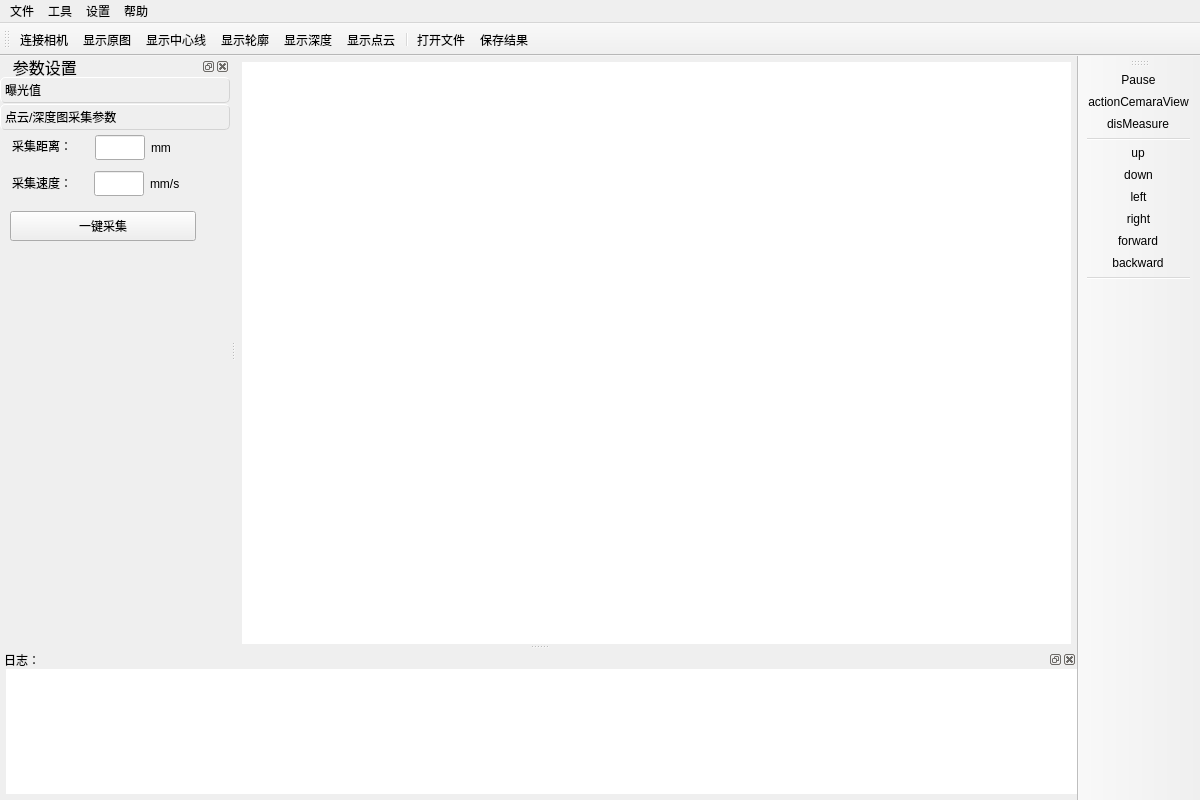
<?xml version="1.0" encoding="UTF-8"?>
<ui version="4.0">
 <class>MainWindow</class>
 <widget class="QMainWindow" name="MainWindow">
  <property name="geometry">
   <rect>
    <x>0</x>
    <y>0</y>
    <width>1200</width>
    <height>800</height>
   </rect>
  </property>
  <property name="minimumSize">
   <size>
    <width>1200</width>
    <height>800</height>
   </size>
  </property>
  <property name="baseSize">
   <size>
    <width>1280</width>
    <height>720</height>
   </size>
  </property>
  <property name="windowTitle">
   <string>MainWindow</string>
  </property>
  <widget class="QWidget" name="centralwidget">
   <layout class="QGridLayout" name="gridLayout_5">
    <property name="leftMargin">
     <number>6</number>
    </property>
    <property name="topMargin">
     <number>6</number>
    </property>
    <property name="rightMargin">
     <number>6</number>
    </property>
    <property name="bottomMargin">
     <number>0</number>
    </property>
    <item row="0" column="0">
     <widget class="QStackedWidget" name="stackedWidget">
      <property name="frameShape">
       <enum>QFrame::NoFrame</enum>
      </property>
      <property name="currentIndex">
       <number>2</number>
      </property>
      <widget class="QWidget" name="page_0_imgshow">
       <property name="styleSheet">
        <string notr="true">background-color: rgb(255, 255, 255);</string>
       </property>
       <layout class="QGridLayout" name="gridLayout">
        <property name="leftMargin">
         <number>0</number>
        </property>
        <property name="topMargin">
         <number>0</number>
        </property>
        <property name="rightMargin">
         <number>0</number>
        </property>
        <property name="bottomMargin">
         <number>0</number>
        </property>
        <item row="0" column="0">
         <widget class="LabelImageViewer" name="imgShow">
          <property name="sizePolicy">
           <sizepolicy hsizetype="Ignored" vsizetype="Ignored">
            <horstretch>0</horstretch>
            <verstretch>0</verstretch>
           </sizepolicy>
          </property>
          <property name="text">
           <string/>
          </property>
         </widget>
        </item>
       </layout>
      </widget>
      <widget class="QWidget" name="page_2_pclshow">
       <layout class="QGridLayout" name="gridLayout_3">
        <property name="leftMargin">
         <number>0</number>
        </property>
        <property name="topMargin">
         <number>0</number>
        </property>
        <property name="rightMargin">
         <number>0</number>
        </property>
        <property name="bottomMargin">
         <number>0</number>
        </property>
        <item row="0" column="0">
         <widget class="QVTKOpenGLWidget" name="pclShow" native="true">
          <property name="sizePolicy">
           <sizepolicy hsizetype="Preferred" vsizetype="Preferred">
            <horstretch>0</horstretch>
            <verstretch>0</verstretch>
           </sizepolicy>
          </property>
          <property name="autoFillBackground">
           <bool>false</bool>
          </property>
         </widget>
        </item>
       </layout>
      </widget>
      <widget class="QWidget" name="page_3_chartshow">
       <layout class="QGridLayout" name="gridLayout_2">
        <property name="leftMargin">
         <number>0</number>
        </property>
        <property name="topMargin">
         <number>0</number>
        </property>
        <property name="rightMargin">
         <number>0</number>
        </property>
        <property name="bottomMargin">
         <number>0</number>
        </property>
        <property name="spacing">
         <number>0</number>
        </property>
        <item row="0" column="0">
         <widget class="MyChartView" name="graphicsView">
          <property name="frameShape">
           <enum>QFrame::NoFrame</enum>
          </property>
          <property name="resizeAnchor">
           <enum>QGraphicsView::NoAnchor</enum>
          </property>
          <property name="viewportUpdateMode">
           <enum>QGraphicsView::SmartViewportUpdate</enum>
          </property>
         </widget>
        </item>
       </layout>
      </widget>
     </widget>
    </item>
   </layout>
  </widget>
  <widget class="QMenuBar" name="menubar">
   <property name="geometry">
    <rect>
     <x>0</x>
     <y>0</y>
     <width>1200</width>
     <height>27</height>
    </rect>
   </property>
   <widget class="QMenu" name="menu">
    <property name="title">
     <string>工具</string>
    </property>
    <addaction name="connectCam"/>
    <addaction name="showCam"/>
    <addaction name="showCenter"/>
    <addaction name="showTrajectory"/>
    <addaction name="showDepth"/>
    <addaction name="showPointCloud"/>
   </widget>
   <widget class="QMenu" name="menu_2">
    <property name="title">
     <string>文件</string>
    </property>
    <addaction name="openFile"/>
    <addaction name="saveFile"/>
   </widget>
   <widget class="QMenu" name="menu_3">
    <property name="title">
     <string>设置</string>
    </property>
    <addaction name="actionIP"/>
    <addaction name="setParam"/>
    <addaction name="calibration"/>
    <addaction name="action_restart"/>
   </widget>
   <widget class="QMenu" name="menu_4">
    <property name="title">
     <string>帮助</string>
    </property>
   </widget>
   <addaction name="menu_2"/>
   <addaction name="menu"/>
   <addaction name="menu_3"/>
   <addaction name="menu_4"/>
  </widget>
  <widget class="QToolBar" name="toolBar">
   <property name="windowTitle">
    <string>工具栏</string>
   </property>
   <property name="toolButtonStyle">
    <enum>Qt::ToolButtonTextUnderIcon</enum>
   </property>
   <attribute name="toolBarArea">
    <enum>TopToolBarArea</enum>
   </attribute>
   <attribute name="toolBarBreak">
    <bool>false</bool>
   </attribute>
   <addaction name="connectCam"/>
   <addaction name="showCam"/>
   <addaction name="showCenter"/>
   <addaction name="showTrajectory"/>
   <addaction name="showDepth"/>
   <addaction name="showPointCloud"/>
   <addaction name="separator"/>
   <addaction name="openFile"/>
   <addaction name="saveFile"/>
  </widget>
  <widget class="QDockWidget" name="dockWidget">
   <property name="sizePolicy">
    <sizepolicy hsizetype="MinimumExpanding" vsizetype="Preferred">
     <horstretch>0</horstretch>
     <verstretch>0</verstretch>
    </sizepolicy>
   </property>
   <property name="minimumSize">
    <size>
     <width>230</width>
     <height>369</height>
    </size>
   </property>
   <property name="maximumSize">
    <size>
     <width>300</width>
     <height>524287</height>
    </size>
   </property>
   <property name="font">
    <font>
     <pointsize>12</pointsize>
     <bold>false</bold>
     <underline>false</underline>
    </font>
   </property>
   <property name="styleSheet">
    <string notr="true"/>
   </property>
   <property name="floating">
    <bool>false</bool>
   </property>
   <property name="windowTitle">
    <string>  参数设置</string>
   </property>
   <attribute name="dockWidgetArea">
    <number>1</number>
   </attribute>
   <widget class="QWidget" name="dockWidgetContents">
    <layout class="QVBoxLayout" name="verticalLayout" stretch="0,1">
     <property name="leftMargin">
      <number>0</number>
     </property>
     <property name="topMargin">
      <number>0</number>
     </property>
     <property name="rightMargin">
      <number>0</number>
     </property>
     <property name="bottomMargin">
      <number>0</number>
     </property>
     <item>
      <widget class="QToolBox" name="toolBox">
       <property name="minimumSize">
        <size>
         <width>0</width>
         <height>210</height>
        </size>
       </property>
       <property name="styleSheet">
        <string notr="true">QToolBox::Tab { border: 1px outset lightgray; border-radius: 5px; }</string>
       </property>
       <property name="frameShape">
        <enum>QFrame::NoFrame</enum>
       </property>
       <property name="currentIndex">
        <number>1</number>
       </property>
       <property name="tabSpacing">
        <number>1</number>
       </property>
       <widget class="QWidget" name="page_2">
        <property name="geometry">
         <rect>
          <x>0</x>
          <y>0</y>
          <width>230</width>
          <height>148</height>
         </rect>
        </property>
        <attribute name="icon">
         <iconset resource="ico.qrc">
          <normaloff>:/toolbar_ico/icons/right.png</normaloff>
          <selectedon>:/toolbar_ico/icons/down.png</selectedon>:/toolbar_ico/icons/right.png</iconset>
        </attribute>
        <attribute name="label">
         <string>曝光值</string>
        </attribute>
        <widget class="QLineEdit" name="exposureValue">
         <property name="geometry">
          <rect>
           <x>10</x>
           <y>0</y>
           <width>72</width>
           <height>25</height>
          </rect>
         </property>
         <property name="sizePolicy">
          <sizepolicy hsizetype="Fixed" vsizetype="Fixed">
           <horstretch>0</horstretch>
           <verstretch>0</verstretch>
          </sizepolicy>
         </property>
         <property name="maximumSize">
          <size>
           <width>72</width>
           <height>16777215</height>
          </size>
         </property>
         <property name="mouseTracking">
          <bool>false</bool>
         </property>
         <property name="toolTip">
          <string>20-65535</string>
         </property>
         <property name="layoutDirection">
          <enum>Qt::LeftToRight</enum>
         </property>
         <property name="text">
          <string/>
         </property>
        </widget>
        <widget class="QPushButton" name="applyBtn">
         <property name="geometry">
          <rect>
           <x>110</x>
           <y>0</y>
           <width>71</width>
           <height>25</height>
          </rect>
         </property>
         <property name="maximumSize">
          <size>
           <width>300</width>
           <height>30</height>
          </size>
         </property>
         <property name="text">
          <string>应用</string>
         </property>
         <property name="iconSize">
          <size>
           <width>16</width>
           <height>16</height>
          </size>
         </property>
        </widget>
       </widget>
       <widget class="QWidget" name="page_3">
        <property name="geometry">
         <rect>
          <x>0</x>
          <y>0</y>
          <width>230</width>
          <height>148</height>
         </rect>
        </property>
        <attribute name="icon">
         <iconset resource="ico.qrc">
          <normaloff>:/toolbar_ico/icons/right.png</normaloff>
          <normalon>:/toolbar_ico/icons/down.png</normalon>
          <selectedon>:/toolbar_ico/icons/down.png</selectedon>:/toolbar_ico/icons/right.png</iconset>
        </attribute>
        <attribute name="label">
         <string>点云/深度图采集参数</string>
        </attribute>
        <widget class="QLabel" name="labelDis">
         <property name="geometry">
          <rect>
           <x>12</x>
           <y>2</y>
           <width>75</width>
           <height>25</height>
          </rect>
         </property>
         <property name="minimumSize">
          <size>
           <width>0</width>
           <height>25</height>
          </size>
         </property>
         <property name="text">
          <string>采集距离：</string>
         </property>
        </widget>
        <widget class="QLabel" name="labelVel">
         <property name="geometry">
          <rect>
           <x>12</x>
           <y>39</y>
           <width>75</width>
           <height>25</height>
          </rect>
         </property>
         <property name="minimumSize">
          <size>
           <width>0</width>
           <height>25</height>
          </size>
         </property>
         <property name="text">
          <string>采集速度：</string>
         </property>
        </widget>
        <widget class="QPushButton" name="captureDepthBtn">
         <property name="geometry">
          <rect>
           <x>10</x>
           <y>80</y>
           <width>186</width>
           <height>30</height>
          </rect>
         </property>
         <property name="minimumSize">
          <size>
           <width>0</width>
           <height>25</height>
          </size>
         </property>
         <property name="maximumSize">
          <size>
           <width>16777215</width>
           <height>30</height>
          </size>
         </property>
         <property name="text">
          <string>一键采集</string>
         </property>
        </widget>
        <widget class="QLineEdit" name="sampleVel">
         <property name="geometry">
          <rect>
           <x>94</x>
           <y>40</y>
           <width>50</width>
           <height>25</height>
          </rect>
         </property>
         <property name="sizePolicy">
          <sizepolicy hsizetype="Fixed" vsizetype="Fixed">
           <horstretch>0</horstretch>
           <verstretch>0</verstretch>
          </sizepolicy>
         </property>
         <property name="minimumSize">
          <size>
           <width>50</width>
           <height>25</height>
          </size>
         </property>
         <property name="maximumSize">
          <size>
           <width>50</width>
           <height>25</height>
          </size>
         </property>
         <property name="toolTipDuration">
          <number>5</number>
         </property>
        </widget>
        <widget class="QLabel" name="labelMMS">
         <property name="geometry">
          <rect>
           <x>150</x>
           <y>40</y>
           <width>39</width>
           <height>25</height>
          </rect>
         </property>
         <property name="sizePolicy">
          <sizepolicy hsizetype="Fixed" vsizetype="Fixed">
           <horstretch>0</horstretch>
           <verstretch>0</verstretch>
          </sizepolicy>
         </property>
         <property name="minimumSize">
          <size>
           <width>0</width>
           <height>25</height>
          </size>
         </property>
         <property name="text">
          <string>mm/s</string>
         </property>
        </widget>
        <widget class="QLineEdit" name="sampleDis">
         <property name="geometry">
          <rect>
           <x>95</x>
           <y>4</y>
           <width>50</width>
           <height>25</height>
          </rect>
         </property>
         <property name="sizePolicy">
          <sizepolicy hsizetype="Fixed" vsizetype="Fixed">
           <horstretch>0</horstretch>
           <verstretch>0</verstretch>
          </sizepolicy>
         </property>
         <property name="minimumSize">
          <size>
           <width>50</width>
           <height>25</height>
          </size>
         </property>
         <property name="maximumSize">
          <size>
           <width>50</width>
           <height>25</height>
          </size>
         </property>
         <property name="toolTipDuration">
          <number>10</number>
         </property>
        </widget>
        <widget class="QLabel" name="labelMM">
         <property name="geometry">
          <rect>
           <x>151</x>
           <y>4</y>
           <width>26</width>
           <height>25</height>
          </rect>
         </property>
         <property name="sizePolicy">
          <sizepolicy hsizetype="Fixed" vsizetype="Fixed">
           <horstretch>0</horstretch>
           <verstretch>0</verstretch>
          </sizepolicy>
         </property>
         <property name="minimumSize">
          <size>
           <width>0</width>
           <height>25</height>
          </size>
         </property>
         <property name="text">
          <string>mm</string>
         </property>
        </widget>
       </widget>
      </widget>
     </item>
     <item>
      <spacer name="verticalSpacer">
       <property name="orientation">
        <enum>Qt::Vertical</enum>
       </property>
       <property name="sizeHint" stdset="0">
        <size>
         <width>20</width>
         <height>296</height>
        </size>
       </property>
      </spacer>
     </item>
    </layout>
   </widget>
  </widget>
  <widget class="QToolBar" name="toolBar_right">
   <property name="windowTitle">
    <string>侧边栏</string>
   </property>
   <attribute name="toolBarArea">
    <enum>RightToolBarArea</enum>
   </attribute>
   <attribute name="toolBarBreak">
    <bool>false</bool>
   </attribute>
   <addaction name="actionPause"/>
   <addaction name="actionactionCemaraView"/>
   <addaction name="actiondisMeasure"/>
   <addaction name="separator"/>
   <addaction name="actionup"/>
   <addaction name="actiondown"/>
   <addaction name="actionleft"/>
   <addaction name="actionright"/>
   <addaction name="actionforward"/>
   <addaction name="actionbackward"/>
   <addaction name="separator"/>
  </widget>
  <widget class="QDockWidget" name="dockWidget_log">
   <property name="sizePolicy">
    <sizepolicy hsizetype="Preferred" vsizetype="Preferred">
     <horstretch>0</horstretch>
     <verstretch>0</verstretch>
    </sizepolicy>
   </property>
   <property name="minimumSize">
    <size>
     <width>74</width>
     <height>93</height>
    </size>
   </property>
   <property name="maximumSize">
    <size>
     <width>524287</width>
     <height>150</height>
    </size>
   </property>
   <property name="baseSize">
    <size>
     <width>0</width>
     <height>50</height>
    </size>
   </property>
   <property name="autoFillBackground">
    <bool>true</bool>
   </property>
   <property name="windowTitle">
    <string>日志：</string>
   </property>
   <attribute name="dockWidgetArea">
    <number>8</number>
   </attribute>
   <widget class="QWidget" name="dockWidgetContents_log">
    <layout class="QGridLayout" name="gridLayout_4">
     <property name="leftMargin">
      <number>6</number>
     </property>
     <property name="topMargin">
      <number>0</number>
     </property>
     <property name="rightMargin">
      <number>0</number>
     </property>
     <property name="bottomMargin">
      <number>6</number>
     </property>
     <property name="spacing">
      <number>0</number>
     </property>
     <item row="0" column="0">
      <widget class="QTextBrowser" name="textBrowser">
       <property name="frameShape">
        <enum>QFrame::NoFrame</enum>
       </property>
       <property name="frameShadow">
        <enum>QFrame::Sunken</enum>
       </property>
       <property name="lineWidth">
        <number>0</number>
       </property>
      </widget>
     </item>
    </layout>
   </widget>
  </widget>
  <action name="connectCam">
   <property name="icon">
    <iconset>
     <selectedoff>:/toolbar_ico/icons/connect.png</selectedoff>
     <selectedon>:/toolbar_ico/icons/disconnect.png</selectedon>
    </iconset>
   </property>
   <property name="text">
    <string>连接相机</string>
   </property>
  </action>
  <action name="showCenter">
   <property name="icon">
    <iconset resource="ico.qrc">
     <normaloff>:/toolbar_ico/icons/centerline.png</normaloff>:/toolbar_ico/icons/centerline.png</iconset>
   </property>
   <property name="text">
    <string>显示中心线</string>
   </property>
  </action>
  <action name="openFile">
   <property name="icon">
    <iconset resource="ico.qrc">
     <normaloff>:/toolbar_ico/icons/folder-open.png</normaloff>:/toolbar_ico/icons/folder-open.png</iconset>
   </property>
   <property name="text">
    <string>打开文件</string>
   </property>
   <property name="shortcut">
    <string>Ctrl+O</string>
   </property>
  </action>
  <action name="saveFile">
   <property name="icon">
    <iconset resource="ico.qrc">
     <normaloff>:/toolbar_ico/icons/save.png</normaloff>:/toolbar_ico/icons/save.png</iconset>
   </property>
   <property name="text">
    <string>保存结果</string>
   </property>
   <property name="toolTip">
    <string>Ctrl+S保存当前图像</string>
   </property>
   <property name="shortcut">
    <string>Ctrl+S</string>
   </property>
  </action>
  <action name="showCam">
   <property name="icon">
    <iconset resource="ico.qrc">
     <normaloff>:/toolbar_ico/icons/srcimg.png</normaloff>:/toolbar_ico/icons/srcimg.png</iconset>
   </property>
   <property name="text">
    <string>显示原图</string>
   </property>
  </action>
  <action name="showTrajectory">
   <property name="icon">
    <iconset resource="ico.qrc">
     <normaloff>:/toolbar_ico/icons/contour.png</normaloff>:/toolbar_ico/icons/contour.png</iconset>
   </property>
   <property name="text">
    <string>显示轮廓</string>
   </property>
   <property name="toolTip">
    <string>显示单条轮廓</string>
   </property>
  </action>
  <action name="showDepth">
   <property name="icon">
    <iconset resource="ico.qrc">
     <normaloff>:/toolbar_ico/icons/range.png</normaloff>:/toolbar_ico/icons/range.png</iconset>
   </property>
   <property name="text">
    <string>显示深度</string>
   </property>
  </action>
  <action name="showPointCloud">
   <property name="icon">
    <iconset resource="ico.qrc">
     <normaloff>:/toolbar_ico/icons/pointcloud.png</normaloff>:/toolbar_ico/icons/pointcloud.png</iconset>
   </property>
   <property name="text">
    <string>显示点云</string>
   </property>
  </action>
  <action name="setParam">
   <property name="icon">
    <iconset resource="ico.qrc">
     <normaloff>:/toolbar_ico/icons/paramSet.png</normaloff>:/toolbar_ico/icons/paramSet.png</iconset>
   </property>
   <property name="text">
    <string>参数设置</string>
   </property>
   <property name="font">
    <font/>
   </property>
  </action>
  <action name="calibration">
   <property name="icon">
    <iconset resource="ico.qrc">
     <normaloff>:/toolbar_ico/icons/calibration.png</normaloff>:/toolbar_ico/icons/calibration.png</iconset>
   </property>
   <property name="text">
    <string>相机标定</string>
   </property>
  </action>
  <action name="actionIP">
   <property name="icon">
    <iconset resource="ico.qrc">
     <normaloff>:/toolbar_ico/icons/IP.png</normaloff>:/toolbar_ico/icons/IP.png</iconset>
   </property>
   <property name="text">
    <string>IP设置</string>
   </property>
  </action>
  <action name="actionup">
   <property name="icon">
    <iconset resource="ico.qrc">
     <normaloff>:/toolbar_ico/icons/views/up.png</normaloff>:/toolbar_ico/icons/views/up.png</iconset>
   </property>
   <property name="text">
    <string>up</string>
   </property>
   <property name="toolTip">
    <string>仰视图</string>
   </property>
  </action>
  <action name="actiondown">
   <property name="icon">
    <iconset resource="ico.qrc">
     <normaloff>:/toolbar_ico/icons/views/down.png</normaloff>:/toolbar_ico/icons/views/down.png</iconset>
   </property>
   <property name="text">
    <string>down</string>
   </property>
   <property name="toolTip">
    <string>俯视图</string>
   </property>
  </action>
  <action name="actionleft">
   <property name="icon">
    <iconset resource="ico.qrc">
     <normaloff>:/toolbar_ico/icons/views/left.png</normaloff>:/toolbar_ico/icons/views/left.png</iconset>
   </property>
   <property name="text">
    <string>left</string>
   </property>
   <property name="toolTip">
    <string>左视图</string>
   </property>
  </action>
  <action name="actionright">
   <property name="icon">
    <iconset resource="ico.qrc">
     <normaloff>:/toolbar_ico/icons/views/right.png</normaloff>:/toolbar_ico/icons/views/right.png</iconset>
   </property>
   <property name="text">
    <string>right</string>
   </property>
   <property name="toolTip">
    <string>右视图</string>
   </property>
  </action>
  <action name="actionforward">
   <property name="icon">
    <iconset resource="ico.qrc">
     <normaloff>:/toolbar_ico/icons/views/foward.png</normaloff>:/toolbar_ico/icons/views/foward.png</iconset>
   </property>
   <property name="text">
    <string>forward</string>
   </property>
   <property name="toolTip">
    <string>前视图</string>
   </property>
  </action>
  <action name="actionbackward">
   <property name="icon">
    <iconset resource="ico.qrc">
     <normaloff>:/toolbar_ico/icons/views/backward.png</normaloff>:/toolbar_ico/icons/views/backward.png</iconset>
   </property>
   <property name="text">
    <string>backward</string>
   </property>
   <property name="toolTip">
    <string>后视图</string>
   </property>
  </action>
  <action name="action_restart">
   <property name="enabled">
    <bool>true</bool>
   </property>
   <property name="icon">
    <iconset resource="ico.qrc">
     <normaloff>:/toolbar_ico/icons/restart.png</normaloff>:/toolbar_ico/icons/restart.png</iconset>
   </property>
   <property name="text">
    <string>重启</string>
   </property>
  </action>
  <action name="actiondisMeasure">
   <property name="checkable">
    <bool>true</bool>
   </property>
   <property name="icon">
    <iconset resource="ico.qrc">
     <normaloff>:/toolbar_ico/icons/views/ceju.png</normaloff>:/toolbar_ico/icons/views/ceju.png</iconset>
   </property>
   <property name="text">
    <string>disMeasure</string>
   </property>
   <property name="toolTip">
    <string>测量两点间的距离</string>
   </property>
  </action>
  <action name="actionactionCemaraView">
   <property name="icon">
    <iconset resource="ico.qrc">
     <normaloff>:/toolbar_ico/icons/views/cameraView.png</normaloff>:/toolbar_ico/icons/views/cameraView.png</iconset>
   </property>
   <property name="text">
    <string>actionCemaraView</string>
   </property>
   <property name="toolTip">
    <string>自适应视角</string>
   </property>
  </action>
  <action name="actionPause">
   <property name="checkable">
    <bool>true</bool>
   </property>
   <property name="icon">
    <iconset resource="ico.qrc">
     <normaloff>:/toolbar_ico/icons/views/pause.png</normaloff>
     <normalon>:/toolbar_ico/icons/views/run.png</normalon>:/toolbar_ico/icons/views/pause.png</iconset>
   </property>
   <property name="text">
    <string>Pause</string>
   </property>
   <property name="toolTip">
    <string>暂停刷新</string>
   </property>
  </action>
 </widget>
 <customwidgets>
  <customwidget>
   <class>QVTKOpenGLWidget</class>
   <extends>QWidget</extends>
   <header>QVTKOpenGLWidget.h</header>
   <container>1</container>
  </customwidget>
  <customwidget>
   <class>LabelImageViewer</class>
   <extends>QLabel</extends>
   <header>label_image_viewer.h</header>
  </customwidget>
  <customwidget>
   <class>MyChartView</class>
   <extends>QGraphicsView</extends>
   <header>mychartview.h</header>
  </customwidget>
 </customwidgets>
 <resources>
  <include location="ico.qrc"/>
 </resources>
 <connections/>
</ui>
